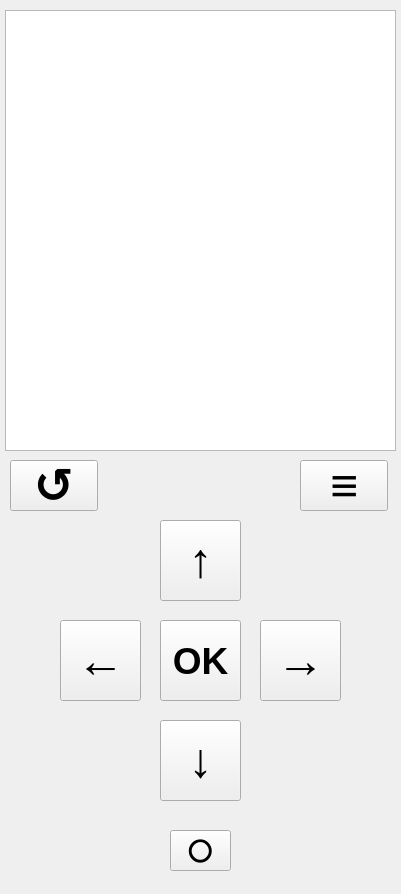
<?xml version="1.0" encoding="UTF-8"?>
<ui version="4.0">
 <class>SettingWindow</class>
 <widget class="QWidget" name="SettingWindow">
  <property name="geometry">
   <rect>
    <x>0</x>
    <y>0</y>
    <width>401</width>
    <height>894</height>
   </rect>
  </property>
  <property name="windowTitle">
   <string>Form</string>
  </property>
  <widget class="QPushButton" name="leftButton">
   <property name="geometry">
    <rect>
     <x>60</x>
     <y>620</y>
     <width>81</width>
     <height>81</height>
    </rect>
   </property>
   <property name="font">
    <font>
     <pointsize>36</pointsize>
     <weight>75</weight>
     <bold>true</bold>
    </font>
   </property>
   <property name="cursor">
    <cursorShape>PointingHandCursor</cursorShape>
   </property>
   <property name="text">
    <string>←</string>
   </property>
  </widget>
  <widget class="QPushButton" name="rightButton">
   <property name="geometry">
    <rect>
     <x>260</x>
     <y>620</y>
     <width>81</width>
     <height>81</height>
    </rect>
   </property>
   <property name="font">
    <font>
     <pointsize>36</pointsize>
     <weight>75</weight>
     <bold>true</bold>
    </font>
   </property>
   <property name="cursor">
    <cursorShape>PointingHandCursor</cursorShape>
   </property>
   <property name="text">
    <string>→</string>
   </property>
  </widget>
  <widget class="QPushButton" name="upButton">
   <property name="geometry">
    <rect>
     <x>160</x>
     <y>520</y>
     <width>81</width>
     <height>81</height>
    </rect>
   </property>
   <property name="font">
    <font>
     <pointsize>36</pointsize>
     <weight>75</weight>
     <bold>true</bold>
    </font>
   </property>
   <property name="cursor">
    <cursorShape>PointingHandCursor</cursorShape>
   </property>
   <property name="text">
    <string>↑</string>
   </property>
  </widget>
  <widget class="QTableView" name="mainMenu">
   <property name="geometry">
    <rect>
     <x>5</x>
     <y>10</y>
     <width>391</width>
     <height>441</height>
    </rect>
   </property>
  </widget>
  <widget class="QPushButton" name="optionButton">
   <property name="geometry">
    <rect>
     <x>300</x>
     <y>460</y>
     <width>88</width>
     <height>51</height>
    </rect>
   </property>
   <property name="font">
    <font>
     <pointsize>36</pointsize>
     <weight>75</weight>
     <bold>true</bold>
    </font>
   </property>
   <property name="cursor">
    <cursorShape>PointingHandCursor</cursorShape>
   </property>
   <property name="text">
    <string>≡</string>
   </property>
  </widget>
  <widget class="QPushButton" name="downButton">
   <property name="geometry">
    <rect>
     <x>160</x>
     <y>720</y>
     <width>81</width>
     <height>81</height>
    </rect>
   </property>
   <property name="font">
    <font>
     <pointsize>36</pointsize>
     <weight>75</weight>
     <bold>true</bold>
    </font>
   </property>
   <property name="cursor">
    <cursorShape>PointingHandCursor</cursorShape>
   </property>
   <property name="text">
    <string>↓</string>
   </property>
  </widget>
  <widget class="QPushButton" name="enterButton">
   <property name="geometry">
    <rect>
     <x>160</x>
     <y>620</y>
     <width>81</width>
     <height>81</height>
    </rect>
   </property>
   <property name="font">
    <font>
     <pointsize>28</pointsize>
     <weight>75</weight>
     <bold>true</bold>
    </font>
   </property>
   <property name="cursor">
    <cursorShape>PointingHandCursor</cursorShape>
   </property>
   <property name="text">
    <string>OK</string>
   </property>
  </widget>
  <widget class="QPushButton" name="backButton">
   <property name="geometry">
    <rect>
     <x>10</x>
     <y>460</y>
     <width>88</width>
     <height>51</height>
    </rect>
   </property>
   <property name="font">
    <font>
     <pointsize>36</pointsize>
     <weight>75</weight>
     <bold>true</bold>
    </font>
   </property>
   <property name="cursor">
    <cursorShape>PointingHandCursor</cursorShape>
   </property>
   <property name="text">
    <string>↺</string>
   </property>
  </widget>
  <widget class="QPushButton" name="powerButton">
   <property name="geometry">
    <rect>
     <x>170</x>
     <y>830</y>
     <width>61</width>
     <height>41</height>
    </rect>
   </property>
   <property name="font">
    <font>
     <pointsize>24</pointsize>
     <weight>75</weight>
     <bold>true</bold>
    </font>
   </property>
   <property name="cursor">
    <cursorShape>PointingHandCursor</cursorShape>
   </property>
   <property name="text">
    <string>⭘</string>
   </property>
  </widget>
 </widget>
 <resources/>
 <connections/>
</ui>
